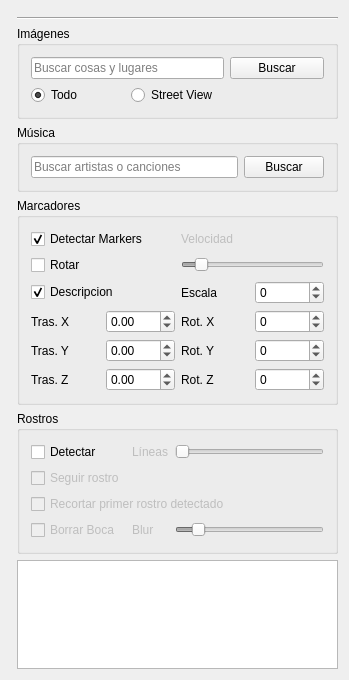
<?xml version="1.0" encoding="UTF-8"?>
<ui version="4.0">
 <class>MainWindow</class>
 <widget class="QWidget" name="MainWindow">
  <property name="geometry">
   <rect>
    <x>0</x>
    <y>0</y>
    <width>349</width>
    <height>680</height>
   </rect>
  </property>
  <property name="sizePolicy">
   <sizepolicy hsizetype="Preferred" vsizetype="Preferred">
    <horstretch>0</horstretch>
    <verstretch>0</verstretch>
   </sizepolicy>
  </property>
  <property name="windowTitle">
   <string>MainWindow</string>
  </property>
  <layout class="QGridLayout" name="mainWindowLayout">
   <item row="0" column="0" rowspan="7">
    <widget class="Scene" name="scene" native="true"/>
   </item>
   <item row="2" column="1">
    <widget class="QGroupBox" name="imagesGroup">
     <property name="title">
      <string>Imágenes</string>
     </property>
     <layout class="QGridLayout" name="imagesGroupLayout">
      <item row="2" column="0">
       <widget class="QRadioButton" name="allImagesButton">
        <property name="text">
         <string>Todo</string>
        </property>
        <property name="checked">
         <bool>true</bool>
        </property>
       </widget>
      </item>
      <item row="1" column="0" colspan="2">
       <widget class="QLineEdit" name="searchImagesLineEdit">
        <property name="placeholderText">
         <string>Buscar cosas y lugares</string>
        </property>
       </widget>
      </item>
      <item row="2" column="1">
       <widget class="QRadioButton" name="streetViewImagesButton">
        <property name="text">
         <string>Street View</string>
        </property>
       </widget>
      </item>
      <item row="1" column="2">
       <widget class="QPushButton" name="searchImagesButton">
        <property name="text">
         <string>Buscar</string>
        </property>
       </widget>
      </item>
     </layout>
    </widget>
   </item>
   <item row="4" column="1">
    <widget class="QGroupBox" name="markersGroup">
     <property name="title">
      <string>Marcadores</string>
     </property>
     <layout class="QGridLayout" name="markersGroupLayout">
      <item row="0" column="0" colspan="2">
       <widget class="QCheckBox" name="detectMarkersCheckBox">
        <property name="text">
         <string>Detectar Markers</string>
        </property>
        <property name="checked">
         <bool>true</bool>
        </property>
       </widget>
      </item>
      <item row="4" column="3">
       <widget class="QSpinBox" name="scaleSpinBox">
        <property name="minimum">
         <number>-500</number>
        </property>
        <property name="maximum">
         <number>500</number>
        </property>
        <property name="singleStep">
         <number>5</number>
        </property>
        <property name="value">
         <number>0</number>
        </property>
       </widget>
      </item>
      <item row="5" column="2">
       <widget class="QLabel" name="xRotationLabel">
        <property name="text">
         <string>Rot. X</string>
        </property>
       </widget>
      </item>
      <item row="7" column="2">
       <widget class="QLabel" name="zRotationLabel">
        <property name="text">
         <string>Rot. Z</string>
        </property>
       </widget>
      </item>
      <item row="5" column="0">
       <widget class="QLabel" name="xTranslationLabel">
        <property name="text">
         <string>Tras. X</string>
        </property>
       </widget>
      </item>
      <item row="6" column="1">
       <widget class="QDoubleSpinBox" name="yTranslationSpinBox">
        <property name="minimum">
         <double>-9.990000000000000</double>
        </property>
        <property name="maximum">
         <double>9.990000000000000</double>
        </property>
        <property name="singleStep">
         <double>0.010000000000000</double>
        </property>
        <property name="value">
         <double>0.000000000000000</double>
        </property>
       </widget>
      </item>
      <item row="7" column="0">
       <widget class="QLabel" name="zTranslationLabel">
        <property name="text">
         <string>Tras. Z</string>
        </property>
       </widget>
      </item>
      <item row="6" column="2">
       <widget class="QLabel" name="yRotationLabel">
        <property name="text">
         <string>Rot. Y</string>
        </property>
       </widget>
      </item>
      <item row="5" column="1">
       <widget class="QDoubleSpinBox" name="xTranslationSpinBox">
        <property name="minimum">
         <double>-9.990000000000000</double>
        </property>
        <property name="maximum">
         <double>9.990000000000000</double>
        </property>
        <property name="singleStep">
         <double>0.010000000000000</double>
        </property>
       </widget>
      </item>
      <item row="7" column="1">
       <widget class="QDoubleSpinBox" name="zTranslationSpinBox">
        <property name="minimum">
         <double>-9.990000000000000</double>
        </property>
        <property name="maximum">
         <double>9.990000000000000</double>
        </property>
        <property name="singleStep">
         <double>0.010000000000000</double>
        </property>
       </widget>
      </item>
      <item row="6" column="0">
       <widget class="QLabel" name="yTranslationLabel">
        <property name="text">
         <string>Tras. Y</string>
        </property>
       </widget>
      </item>
      <item row="4" column="2">
       <widget class="QLabel" name="scaleLabel">
        <property name="text">
         <string>Escala</string>
        </property>
       </widget>
      </item>
      <item row="4" column="0" colspan="2">
       <widget class="QCheckBox" name="descriptionCheckBox">
        <property name="text">
         <string>Descripcion</string>
        </property>
        <property name="checked">
         <bool>true</bool>
        </property>
       </widget>
      </item>
      <item row="6" column="3">
       <widget class="QSpinBox" name="yRotationSpinBox">
        <property name="minimum">
         <number>-360</number>
        </property>
        <property name="maximum">
         <number>360</number>
        </property>
        <property name="singleStep">
         <number>5</number>
        </property>
        <property name="value">
         <number>0</number>
        </property>
       </widget>
      </item>
      <item row="5" column="3">
       <widget class="QSpinBox" name="xRotationSpinBox">
        <property name="minimum">
         <number>-360</number>
        </property>
        <property name="maximum">
         <number>360</number>
        </property>
        <property name="singleStep">
         <number>5</number>
        </property>
        <property name="value">
         <number>0</number>
        </property>
       </widget>
      </item>
      <item row="7" column="3">
       <widget class="QSpinBox" name="zRotationSpinBox">
        <property name="minimum">
         <number>-360</number>
        </property>
        <property name="maximum">
         <number>360</number>
        </property>
        <property name="singleStep">
         <number>5</number>
        </property>
       </widget>
      </item>
      <item row="2" column="0">
       <widget class="QCheckBox" name="rotateCheckBox">
        <property name="text">
         <string>Rotar</string>
        </property>
       </widget>
      </item>
      <item row="2" column="2" colspan="2">
       <widget class="QSlider" name="rotationVelocitySlider">
        <property name="enabled">
         <bool>false</bool>
        </property>
        <property name="minimum">
         <number>1</number>
        </property>
        <property name="maximum">
         <number>40</number>
        </property>
        <property name="value">
         <number>5</number>
        </property>
        <property name="orientation">
         <enum>Qt::Horizontal</enum>
        </property>
       </widget>
      </item>
      <item row="0" column="2">
       <widget class="QLabel" name="rotationVelocityLabel">
        <property name="enabled">
         <bool>false</bool>
        </property>
        <property name="text">
         <string>Velocidad</string>
        </property>
       </widget>
      </item>
     </layout>
    </widget>
   </item>
   <item row="5" column="1">
    <widget class="QGroupBox" name="facesGroup">
     <property name="title">
      <string>Rostros</string>
     </property>
     <layout class="QGridLayout" name="facesGroupLayout">
      <item row="3" column="0">
       <widget class="QCheckBox" name="eraseMouthCheckBox">
        <property name="enabled">
         <bool>false</bool>
        </property>
        <property name="text">
         <string>Borrar Boca</string>
        </property>
       </widget>
      </item>
      <item row="0" column="2">
       <widget class="QLabel" name="linesWidthLabel">
        <property name="enabled">
         <bool>false</bool>
        </property>
        <property name="text">
         <string>Líneas</string>
        </property>
       </widget>
      </item>
      <item row="0" column="0" colspan="2">
       <widget class="QCheckBox" name="detectFacesCheckBox">
        <property name="text">
         <string>Detectar</string>
        </property>
       </widget>
      </item>
      <item row="0" column="3">
       <widget class="QSlider" name="linesWidthSlider">
        <property name="enabled">
         <bool>false</bool>
        </property>
        <property name="minimum">
         <number>1</number>
        </property>
        <property name="maximum">
         <number>50</number>
        </property>
        <property name="value">
         <number>1</number>
        </property>
        <property name="orientation">
         <enum>Qt::Horizontal</enum>
        </property>
       </widget>
      </item>
      <item row="3" column="3">
       <widget class="QSlider" name="blurMouthSlider">
        <property name="enabled">
         <bool>false</bool>
        </property>
        <property name="minimum">
         <number>1</number>
        </property>
        <property name="maximum">
         <number>255</number>
        </property>
        <property name="value">
         <number>32</number>
        </property>
        <property name="orientation">
         <enum>Qt::Horizontal</enum>
        </property>
       </widget>
      </item>
      <item row="3" column="2">
       <widget class="QLabel" name="blurMouthLabel">
        <property name="enabled">
         <bool>false</bool>
        </property>
        <property name="text">
         <string>Blur</string>
        </property>
       </widget>
      </item>
      <item row="2" column="0" colspan="4">
       <widget class="QCheckBox" name="firstFaceCheckBox">
        <property name="enabled">
         <bool>false</bool>
        </property>
        <property name="text">
         <string>Recortar primer rostro detectado</string>
        </property>
       </widget>
      </item>
      <item row="1" column="0" colspan="4">
       <widget class="QCheckBox" name="seguirRostroCheckBox">
        <property name="enabled">
         <bool>false</bool>
        </property>
        <property name="text">
         <string>Seguir rostro</string>
        </property>
       </widget>
      </item>
     </layout>
    </widget>
   </item>
   <item row="3" column="1">
    <widget class="QGroupBox" name="musicGroup">
     <property name="title">
      <string>Música</string>
     </property>
     <layout class="QGridLayout" name="musicGroupLayout">
      <item row="0" column="0">
       <widget class="QLineEdit" name="searchMusicLineEdit">
        <property name="placeholderText">
         <string>Buscar artistas o canciones</string>
        </property>
       </widget>
      </item>
      <item row="0" column="1">
       <widget class="QPushButton" name="searchMusicButton">
        <property name="text">
         <string>Buscar</string>
        </property>
       </widget>
      </item>
     </layout>
    </widget>
   </item>
   <item row="6" column="1">
    <widget class="QTextEdit" name="messagesTextEdit">
     <property name="html">
      <string>&lt;!DOCTYPE HTML PUBLIC &quot;-//W3C//DTD HTML 4.0//EN&quot; &quot;http://www.w3.org/TR/REC-html40/strict.dtd&quot;&gt;
&lt;html&gt;&lt;head&gt;&lt;meta name=&quot;qrichtext&quot; content=&quot;1&quot; /&gt;&lt;style type=&quot;text/css&quot;&gt;
p, li { white-space: pre-wrap; }
&lt;/style&gt;&lt;/head&gt;&lt;body style=&quot; font-family:'Ubuntu'; font-size:11pt; font-weight:400; font-style:normal;&quot;&gt;
&lt;p style=&quot;-qt-paragraph-type:empty; margin-top:0px; margin-bottom:0px; margin-left:0px; margin-right:0px; -qt-block-indent:0; text-indent:0px;&quot;&gt;&lt;br /&gt;&lt;/p&gt;&lt;/body&gt;&lt;/html&gt;</string>
     </property>
     <property name="textInteractionFlags">
      <set>Qt::NoTextInteraction</set>
     </property>
    </widget>
   </item>
   <item row="0" column="1">
    <widget class="Logo" name="appLogo" native="true"/>
   </item>
   <item row="1" column="1">
    <widget class="Line" name="horizontalLine">
     <property name="orientation">
      <enum>Qt::Horizontal</enum>
     </property>
    </widget>
   </item>
  </layout>
 </widget>
 <layoutdefault spacing="6" margin="11"/>
 <customwidgets>
  <customwidget>
   <class>Scene</class>
   <extends>QWidget</extends>
   <header>scene.h</header>
   <container>1</container>
  </customwidget>
  <customwidget>
   <class>Logo</class>
   <extends>QWidget</extends>
   <header>logo.h</header>
   <container>1</container>
  </customwidget>
 </customwidgets>
 <tabstops>
  <tabstop>searchMusicLineEdit</tabstop>
  <tabstop>searchMusicButton</tabstop>
  <tabstop>detectMarkersCheckBox</tabstop>
  <tabstop>descriptionCheckBox</tabstop>
  <tabstop>scaleSpinBox</tabstop>
  <tabstop>xTranslationSpinBox</tabstop>
  <tabstop>xRotationSpinBox</tabstop>
  <tabstop>yTranslationSpinBox</tabstop>
  <tabstop>yRotationSpinBox</tabstop>
  <tabstop>zTranslationSpinBox</tabstop>
  <tabstop>zRotationSpinBox</tabstop>
  <tabstop>detectFacesCheckBox</tabstop>
  <tabstop>firstFaceCheckBox</tabstop>
 </tabstops>
 <resources/>
 <connections/>
</ui>
